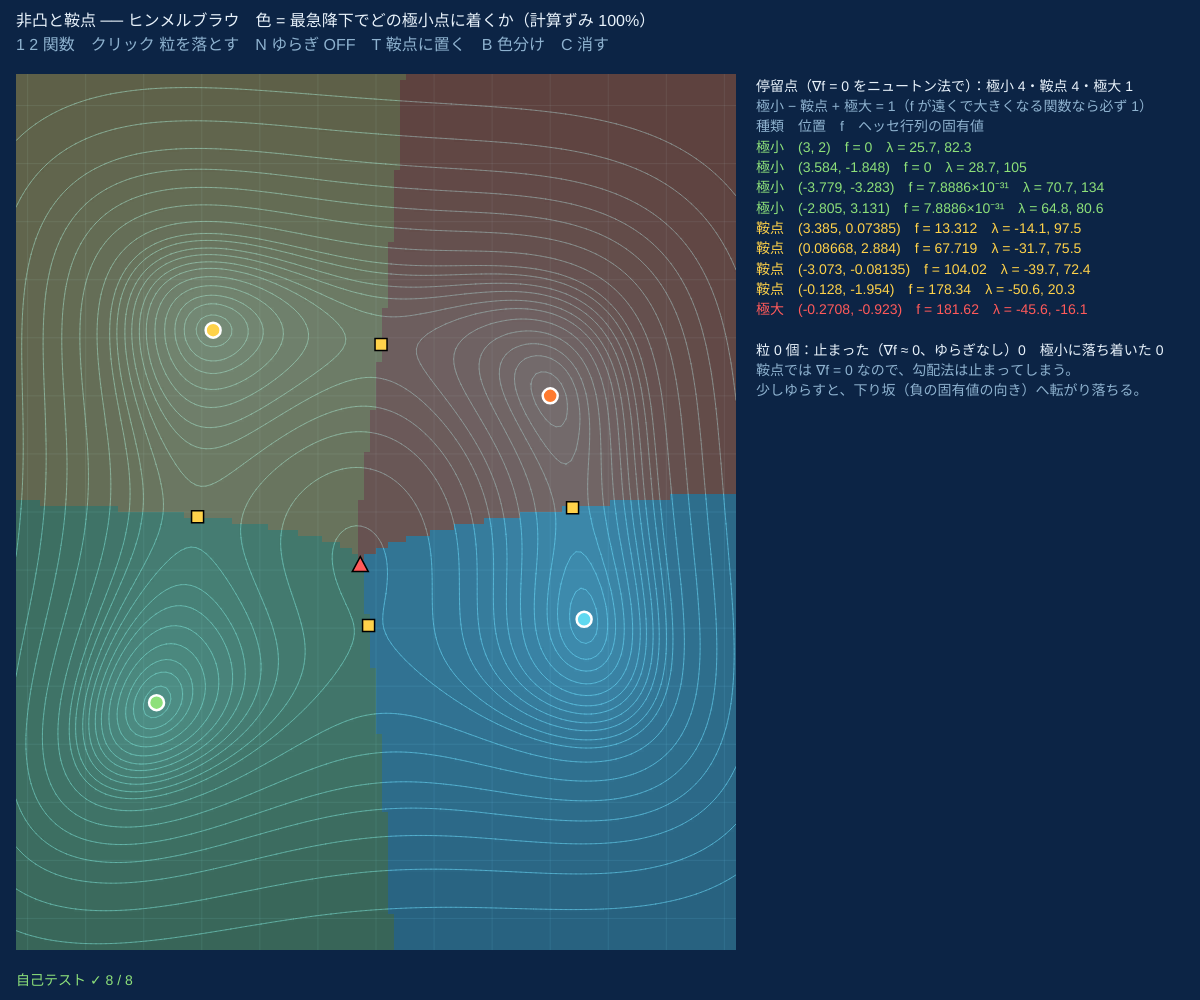
Frame 1 (no input)
Frame 60 (no input): identical to frame 1, image omitted
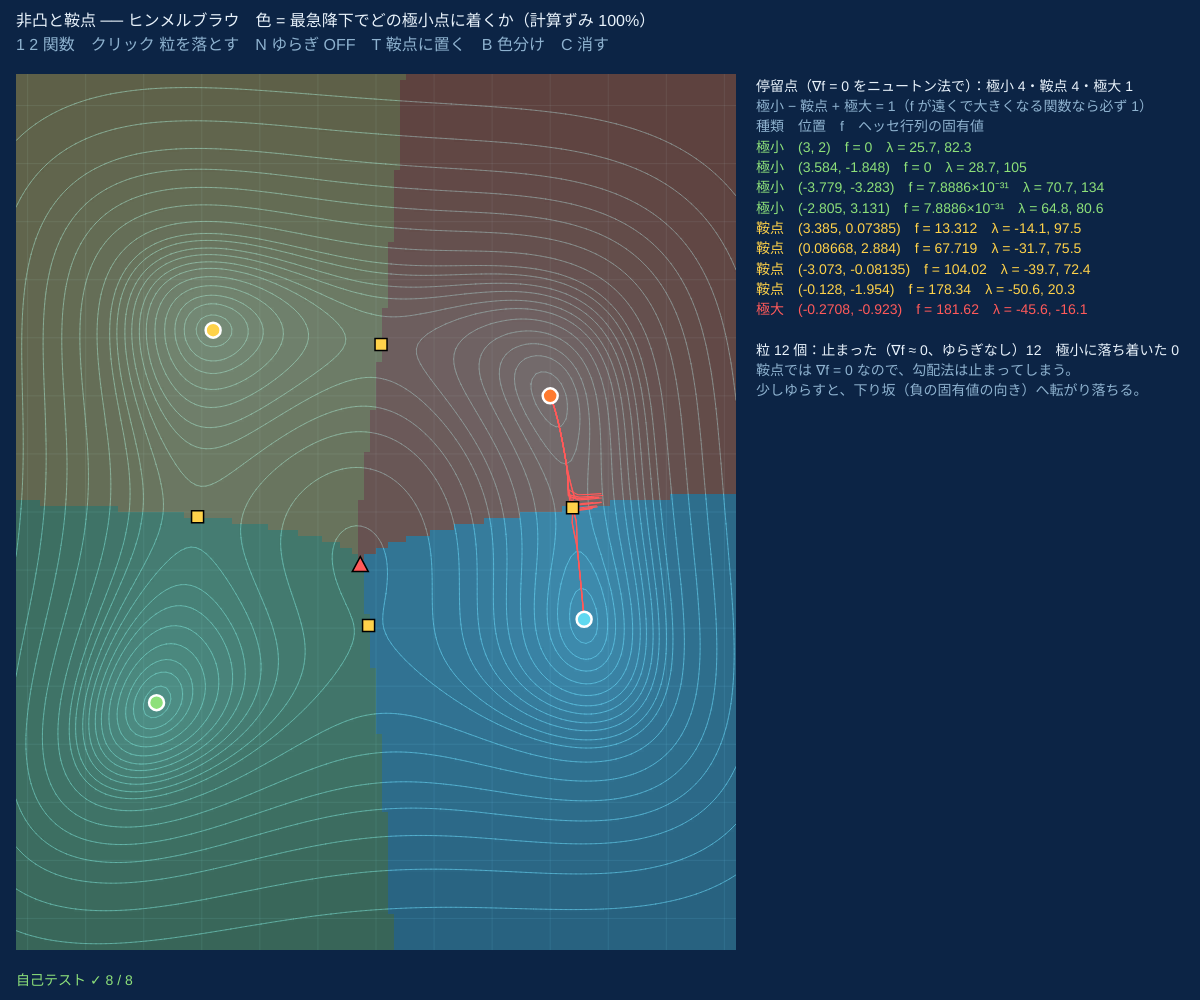
Frame 120 (the mouse pressed at the canvas centre since frame 60)

The p5.js sketch that drew these frames (run headless with seeded random() and noise() and a simulated clock; from frame 60 on, the mouse is pressed at the canvas centre):

// p5.js sketch
// ── sketch.js
// ============================================
// 13 非凸と鞍点
// 谷がいくつもある関数では、勾配法の行き先は初期点しだい。各点から最急降下（アルミホ）を走らせ、どの極小点に着くかで色分け（引き込み領域）
//   停留点（∇f = 0）はニュートン法で全部さがし、ヘッセ行列の固有値の符号で 極小・鞍点・極大 に分ける
//   鞍点にぴったり置くと勾配 0 で止まる。ゆらぎ（N）を入れると転がり落ちる（ゆらぎつき勾配法）
// 1 2 = 関数 / クリック = 粒を落とす / N = ゆらぎ ON/OFF / T = 鞍点に置く / B = 色分け / C = 消す
// ============================================

const T0 = 0.05;            // ★ 直線探索の最初のステップ幅
const MAXSTEP = 0.1;        // ★ 1 歩で動く長さの上限（勾配の流れに沿わせる）
const GTOL = 1e-6;          // ★ ‖∇f‖ がこれより小さければ「止まった」とみなす
const RAD = 0.05;           // ★ ゆらぎの半径（鞍点から逃げるために、ランダムに少し動かす）
const CELL = 6;             // ★ 色分けのます目（px）
let FNS, fi = 0, F, V, CI, BG, crit, mins, cellQ = 0, showB = true, noiseOn = false, parts = [], sadI = 0, rnd;

function setup() {
  createCanvas(windowWidth, windowHeight);
  rnd = rngSeed(13);
  FNS = [HIMMEL, camelFn()];
  selfTest();
  pick(0);
}
// 六こぶラクダ関数 (4 − 2.1x² + x⁴/3)x² + xy + (−4 + 4y²)y²
function camelFn() {
  return { name: '六こぶラクダ', f: (x, y) => (4 - 2.1 * x * x + (x ** 4) / 3) * x * x + x * y + (-4 + 4 * y * y) * y * y,
    g: (x, y) => [8 * x - 8.4 * x ** 3 + 2 * x ** 5 + y, x - 8 * y + 16 * y ** 3], H: (x, y) => [[8 - 25.2 * x * x + 10 * x ** 4, 1], [1, -8 + 48 * y * y]],
    fs: -1.031628453, view: [0, 0, 2.3] };
}
// 停留点を全部さがす：格子の各点からニュートン法、同じ点はまとめ、固有値の符号で分類
function findCritical(F) {
  let out = [], [cx, cy, hw] = F.view;
  for (let i = 0; i <= 30; i++) for (let j = 0; j <= 30; j++) {
    let p = criticalPoint(F, [cx - hw + (2 * hw * i) / 30, cy - hw + (2 * hw * j) / 30]);
    if (!p || Math.abs(p[0] - cx) > hw || Math.abs(p[1] - cy) > hw || out.some((q) => Math.hypot(q.p[0] - p[0], q.p[1] - p[1]) < 1e-5)) continue;
    let e = eig2(F.H(p[0], p[1])).l;
    out.push({ p, f: F.f(p[0], p[1]), l: e, type: e[0] > 0 ? '極小' : e[1] < 0 ? '極大' : '鞍点' });
  }
  return out.sort((a, b) => a.f - b.f);
}
// 最急降下 1 回：t = min(T0, MAXSTEP/‖∇f‖) からアルミホの条件まで半分に
function gdStep(F, p) {
  let g = F.g(p[0], p[1]), gg = g[0] * g[0] + g[1] * g[1], f0 = F.f(p[0], p[1]);
  for (let t = Math.min(T0, MAXSTEP / Math.sqrt(gg)); t > 1e-14; t *= 0.5) { let q = [p[0] - t * g[0], p[1] - t * g[1]]; if (F.f(q[0], q[1]) <= f0 - 1e-4 * t * gg) return q; }
  return p;
}
function descend(F, p, K = 500) { for (let k = 0; k < K; k++) { let g = F.g(p[0], p[1]); if (Math.hypot(g[0], g[1]) < GTOL) break; p = gdStep(F, p); } return p; }
function whichMin(p) { let k = mins.findIndex((m) => Math.hypot(m.p[0] - p[0], m.p[1] - p[1]) < 0.02); return k; }
// ゆらぎつき勾配法の 1 回：勾配がほぼ 0 なら、ゆらす。ゆらしても f が下がらなければ「極小」で終わり
function pgdStep(F, P, useNoise, rr) {
  if (P.done) return;
  let g = F.g(P.p[0], P.p[1]);
  if (Math.hypot(g[0], g[1]) < GTOL) {
    if (!useNoise) { P.done = '止まった'; return; }
    let fp = F.f(P.p[0], P.p[1]);
    if (P.fRef !== undefined && fp > P.fRef - 1e-6) { P.done = '極小'; return; }
    let a = 2 * Math.PI * rr(), r = RAD * Math.sqrt(rr());
    P.fRef = fp; P.p = [P.p[0] + r * Math.cos(a), P.p[1] + r * Math.sin(a)]; P.kicks = (P.kicks || 0) + 1; return;
  }
  P.p = gdStep(F, P.p);
}
function pick(i) {
  fi = i; F = FNS[i]; crit = findCritical(F); mins = crit.filter((c) => c.type === '極小');
  V = makeView(16, 74, width * 0.6, height - 124, F.view); CI = contourImage(V, F.f);
  BG = createGraphics(V.pw, V.ph); BG.pixelDensity(1); BG.noStroke(); cellQ = 0; parts = []; sadI = 0;
}
const BCOL = ['#ff7a2f', '#5fd8f0', '#8de07a', '#ffd24a', '#ff6fa8', '#b79cff'];

function draw() {
  background(PAL.bg);
  // 引き込み領域を少しずつ計算（1 フレーム 6ms まで）
  let nx = Math.ceil(V.pw / CELL), ny = Math.ceil(V.ph / CELL), t0 = millis();
  while (cellQ < nx * ny && millis() - t0 < 6) {
    let i = cellQ % nx, j = Math.floor(cellQ / nx), k = whichMin(descend(F, V.toW(V.px + (i + 0.5) * CELL, V.py + (j + 0.5) * CELL)));
    BG.fill(k < 0 ? '#444' : BCOL[k % BCOL.length]); BG.rect(i * CELL, j * CELL, CELL, CELL); cellQ++;
  }
  image(CI, V.px, V.py);
  if (showB) { tint(255, 85); image(BG, V.px, V.py); noTint(); }
  for (let P of parts) {
    for (let s = 0; s < 2; s++) pgdStep(F, P, noiseOn, rnd);
    P.tr.push(P.p); if (P.tr.length > 300) P.tr.shift();
    drawPath(V, P.tr, P.done === '止まった' ? PAL.rd : PAL.ink, 1.2, false);
  }
  for (let c of crit) {
    let s = V.toS(c.p[0], c.p[1]); stroke(0); strokeWeight(1.5);
    if (c.type === '極小') { fill(BCOL[mins.indexOf(c) % BCOL.length]); stroke(255); strokeWeight(2.5); circle(s[0], s[1], 15); } else if (c.type === '極大') { fill(PAL.rd); triangle(s[0], s[1] - 9, s[0] - 8, s[1] + 6, s[0] + 8, s[1] + 6); } else { fill(PAL.ye); rect(s[0] - 6, s[1] - 6, 12, 12); }
  }
  let nMin = mins.length, nSad = crit.filter((c) => c.type === '鞍点').length, nMax = crit.filter((c) => c.type === '極大').length;
  hud([['非凸と鞍点 ── ' + F.name + '　色 = 最急降下でどの極小点に着くか（計算ずみ ' + Math.floor((100 * cellQ) / (nx * ny)) + '%）', PAL.ink],
    ['1 2 関数　クリック 粒を落とす　N ゆらぎ ' + (noiseOn ? "ON" : "OFF") + '　T 鞍点に置く　B 色分け　C 消す', PAL.dim]], 16, 14, 16);
  let x = width * 0.63, L = [['停留点（∇f = 0 をニュートン法で）：極小 ' + nMin + '・鞍点 ' + nSad + '・極大 ' + nMax, PAL.ink],
    ['極小 − 鞍点 + 極大 = ' + (nMin - nSad + nMax) + '（f が遠くで大きくなる関数なら必ず 1）', PAL.dim], ['種類　位置　f　ヘッセ行列の固有値', PAL.dim]];
  for (let c of crit) L.push([c.type + '　(' + fmt(c.p[0], 4) + ', ' + fmt(c.p[1], 4) + ')　f = ' + fmt(c.f, 5) + '　λ = ' + fmt(c.l[0], 3) + ', ' + fmt(c.l[1], 3), c.type === '極小' ? PAL.gr : c.type === '極大' ? PAL.rd : PAL.ye]);
  let nStop = parts.filter((P) => P.done === '止まった').length, nMinP = parts.filter((P) => P.done === '極小').length;
  L.push(['', PAL.ink], ['粒 ' + parts.length + ' 個：止まった（∇f ≈ 0、ゆらぎなし）' + nStop + '　極小に落ち着いた ' + nMinP, PAL.ink]);
  L.push(['鞍点では ∇f = 0 なので、勾配法は止まってしまう。', PAL.dim], ['少しゆらすと、下り坂（負の固有値の向き）へ転がり落ちる。', PAL.dim]);
  hud(L, x, 80, 14);
  drawSelfTest();
}
function addParts(p, n, spread) { for (let k = 0; k < n && parts.length < 300; k++) { let q = [p[0] + spread * (rnd() - 0.5), p[1] + spread * (rnd() - 0.5)]; parts.push({ p: q, tr: [q] }); } }
function mousePressed() { if (V.inside(mouseX, mouseY)) addParts(V.toW(mouseX, mouseY), 12, 0.3); }
function keyPressed() {
  if (key === '1' || key === '2') pick(+key - 1);
  if (key === 'n' || key === 'N') { noiseOn = !noiseOn; for (let P of parts) if (P.done === '止まった') P.done = undefined; }
  if (key === 't' || key === 'T') { let S2 = crit.filter((c) => c.type === '鞍点'); if (S2.length) { addParts(S2[sadI % S2.length].p, 12, 0); sadI++; } }
  if (key === 'b' || key === 'B') showB = !showB;
  if (key === 'c' || key === 'C') parts = [];
}

function selfTest() {
  let H = HIMMEL, C = camelFn();
  let e1 = derivErr(H, [[1, 2], [-3, 0.5], [2.5, -2]]), e2 = derivErr(C, [[0.3, -0.7], [-1.5, 0.4], [1.8, 1]]);
  stOk('勾配・ヘッセ行列 = 差分（ヒンメルブラウ・ラクダ）', Math.max(e1.g, e1.H, e2.g, e2.H) < 1e-5, fmt(Math.max(e1.g, e1.H, e2.g, e2.H)));
  let cH = findCritical(H), cnt = (cs, t) => cs.filter((c) => c.type === t).length;
  let mx = cH.find((c) => c.type === '極大');
  stOk('ヒンメルブラウ：停留点 9 個 = 極小 4（f = 0）・鞍点 4・極大 1', cH.length === 9 && cnt(cH, '極小') === 4 && cnt(cH, '鞍点') === 4 && cnt(cH, '極大') === 1 && cH.filter((c) => c.type === '極小').every((c) => c.f < 1e-20));
  stOk('ヒンメルブラウの極大点 ≈ (−0.270845, −0.923039)、f ≈ 181.617', mx && Math.hypot(mx.p[0] + 0.270845, mx.p[1] + 0.923039) < 1e-5 && Math.abs(mx.f - 181.617) < 1e-3, mx ? '(' + mx.p.map((v) => v.toFixed(6)) + ')' : '');
  let cC = findCritical(C), gm = cC.filter((c) => c.type === '極小' && Math.abs(c.f + 1.0316285) < 1e-6);
  stOk('ラクダ：最小値 −1.0316 が ±(0.0898, −0.7126) の 2 点', gm.length === 2 && gm.every((c) => Math.abs(Math.abs(c.p[0]) - 0.0898) < 1e-4 && Math.abs(Math.abs(c.p[1]) - 0.7126) < 1e-4), '停留点 ' + cC.length + ' 個');
  stOk('極小 − 鞍点 + 極大 = 1（両方の関数）', cnt(cH, '極小') - cnt(cH, '鞍点') + cnt(cH, '極大') === 1 && cnt(cC, '極小') - cnt(cC, '鞍点') + cnt(cC, '極大') === 1, 'ラクダ ' + cnt(cC, '極小') + ' − ' + cnt(cC, '鞍点') + ' + ' + cnt(cC, '極大'));
  let mH = cH.filter((c) => c.type === '極小');
  stOk('極小点の近くから始めた最急降下は、その極小点に着く（4 つとも）', mH.every((m) => { let q = descend(H, [m.p[0] + 0.05, m.p[1] - 0.03], 2000); return Math.hypot(q[0] - m.p[0], q[1] - m.p[1]) < 1e-6; }));
  let rr = rngSeed(7), okStay = true, okEsc = true;
  for (let s of cH.filter((c) => c.type === '鞍点')) {
    let P = { p: s.p.slice() }; for (let k = 0; k < 100; k++) pgdStep(H, P, false, rr);
    okStay = okStay && P.p[0] === s.p[0] && P.p[1] === s.p[1] && P.done === '止まった';
    for (let n = 0; n < 5; n++) { let Q = { p: s.p.slice() }; for (let k = 0; k < 3000 && !Q.done; k++) pgdStep(H, Q, true, rr); okEsc = okEsc && Q.done === '極小' && H.f(...Q.p) < 1e-10 && H.f(...Q.p) < s.f; }
  }
  stOk('鞍点にぴったり置くと、ふつうの勾配法は 1 歩も動かない（∇f ≈ 0 で停止）', okStay);
  stOk('ゆらぎつき勾配法なら 4 つの鞍点から 5 回ずつ逃げて、極小点（f < 1e−10）に着く', okEsc);
  stReport();
}

// ---------- やってみよう ----------
// 1. 色の境目の近くに粒を落とすと、少しの差で行き先が変わる。境目には鞍点がある
// 2. T で鞍点に粒を置くと赤く止まる。N でゆらぎを入れると 2 つの谷に分かれて落ちていく
// 3. 2 の六こぶラクダで、極小 − 鞍点 + 極大 を数えよう（やっぱり 1）
// 4. T0 を大きく（0.3 など）すると、色分けの模様が変わる。行き先は「ステップ幅の選び方」にもよる
// 5. 極大点のまわりはどの色？ 極大点に置いた粒は、ゆらぎでどこへ行く？

// ==================================================
// ここから下は「最適化の道具」（中身は読まなくても OK。消さないでね）
// テスト関数（値・勾配・ヘッセ行列）、等高線、対数グラフ、2×2 行列、直線探索、自己テスト
// ==================================================
const PAL = { bg: '#0c2445', ink: '#e8f2fb', dim: '#8eb2cf', line: '#2c5a85', or: '#ff7a2f', cy: '#5fd8f0', gr: '#8de07a', ye: '#ffd24a', pk: '#ff6fa8', vi: '#b79cff', rd: '#ff5a5a' };

// ---- テスト関数 { f 値, g 勾配, H ヘッセ行列, xs 最小点, fs 最小値, view [中心x, 中心y, 横の半幅] }
function quadFn(kap, th = 0.5) {     // f = ½ xᵀAx、A の固有値は μ = 1 と L = κ（θ だけ回転）
  let c = Math.cos(th), s = Math.sin(th), a = c * c + kap * s * s, b = (1 - kap) * c * s, d = s * s + kap * c * c;
  return { name: '2 次関数 κ = ' + fmt(kap), f: (x, y) => 0.5 * (a * x * x + 2 * b * x * y + d * y * y), g: (x, y) => [a * x + b * y, b * x + d * y],
    H: () => [[a, b], [b, d]], mu: 1, L: kap, xs: [[0, 0]], fs: 0, view: [0, 0, 3.2], start: [-2.6, 1.6], convex: true, th };
}
const ROSEN = { name: 'ローゼンブロック', f: (x, y) => (1 - x) ** 2 + 100 * (y - x * x) ** 2,
  g: (x, y) => [-2 * (1 - x) - 400 * x * (y - x * x), 200 * (y - x * x)],
  H: (x, y) => [[2 - 400 * (y - x * x) + 800 * x * x, -400 * x], [-400 * x, 200]], xs: [[1, 1]], fs: 0, view: [-0.2, 0.9, 2.1], start: [-1.2, 1] };
const HIMMEL = { name: 'ヒンメルブラウ', f: (x, y) => (x * x + y - 11) ** 2 + (x + y * y - 7) ** 2,
  g: (x, y) => [4 * x * (x * x + y - 11) + 2 * (x + y * y - 7), 2 * (x * x + y - 11) + 4 * y * (x + y * y - 7)],
  H: (x, y) => [[12 * x * x + 4 * y - 42, 4 * x + 4 * y], [4 * x + 4 * y, 4 * x + 12 * y * y - 26]],
  xs: [[3, 2], [-2.8051, 3.1313], [-3.7793, -3.2832], [3.5844, -1.8481]], fs: 0, view: [0, 0, 6.2], start: [-0.3, -0.9] };
const BEALE = (() => {
  let C = [1.5, 2.25, 2.625], each = (x, y, fn) => C.forEach((c, i) => { let n = i + 1; fn(c - x + x * y ** n, y ** n - 1, n * x * y ** (n - 1), n * y ** (n - 1), n > 1 ? n * (n - 1) * x * y ** (n - 2) : 0); });
  return { name: 'ビール', f: (x, y) => { let s = 0; each(x, y, (r) => (s += r * r)); return s; },
    g: (x, y) => { let p = [0, 0]; each(x, y, (r, rx, ry) => { p[0] += 2 * r * rx; p[1] += 2 * r * ry; }); return p; },
    H: (x, y) => { let a = 0, b = 0, d = 0; each(x, y, (r, rx, ry, rxy, ryy) => { a += 2 * rx * rx; b += 2 * (rx * ry + r * rxy); d += 2 * (ry * ry + r * ryy); }); return [[a, b], [b, d]]; },
    xs: [[3, 0.5]], fs: 0, view: [0.6, 0, 4.6], start: [-1.5, 1.8] };
})();
HIMMEL.xs = HIMMEL.xs.map((p) => criticalPoint(HIMMEL, p));   // 4 つの最小点を ∇f = 0 のニュートン法で精密に
const LSE = (() => {                  // log(e^(x+3y−0.1) + e^(x−3y−0.1) + e^(−x−0.1))：凸。最小点 (−ln2 / 2, 0)、最小値 (3/2)ln2 − 0.1
  let pr = (x, y) => { let z = [x + 3 * y - 0.1, x - 3 * y - 0.1, -x - 0.1], m = Math.max(...z), e = z.map((v) => Math.exp(v - m)), s = e[0] + e[1] + e[2]; return [m + Math.log(s), e.map((v) => v / s)]; };
  return { name: 'log-sum-exp', f: (x, y) => pr(x, y)[0], g: (x, y) => { let p = pr(x, y)[1]; return [p[0] + p[1] - p[2], 3 * p[0] - 3 * p[1]]; },
    H: (x, y) => { let p = pr(x, y)[1], g0 = p[0] + p[1] - p[2], g1 = 3 * p[0] - 3 * p[1]; return [[1 - g0 * g0, g1 - g0 * g1], [g1 - g0 * g1, 9 * (p[0] + p[1]) - g1 * g1]]; },
    xs: [[-Math.LN2 / 2, 0]], fs: 1.5 * Math.LN2 - 0.1, view: [-0.4, 0, 2.4], start: [-2, 1.1], convex: true, L: 10 };
})();

// ---- 2×2 の行列とベクトル
function eig2(M) {                    // 対称行列の固有値（小さい順）と固有ベクトル
  let a = M[0][0], b = M[0][1], d = M[1][1], t = (a + d) / 2, r = Math.hypot((a - d) / 2, b), l1 = t - r;
  let v = Math.abs(b) > 1e-14 * (Math.abs(a) + Math.abs(d) + 1) ? [l1 - d, b] : a <= d ? [1, 0] : [0, 1], n = Math.hypot(v[0], v[1]);
  v = [v[0] / n, v[1] / n];
  return { l: [l1, t + r], v: [v, [-v[1], v[0]]] };
}
function solve2(M, r) { let det = M[0][0] * M[1][1] - M[0][1] * M[1][0]; return [(M[1][1] * r[0] - M[0][1] * r[1]) / det, (M[0][0] * r[1] - M[1][0] * r[0]) / det]; }
function vlen(v) { return Math.hypot(...v); }
function vdot(a, b) { let s = 0; for (let i = 0; i < a.length; i++) s += a[i] * b[i]; return s; }
function vaxpy(a, x, y) { return y.map((yi, i) => yi + a * x[i]); }   // a·x + y
function bad(v) { return !isFinite(v) || Math.abs(v) > 1e12; }
function errTo(F, p) { return Math.min(...F.xs.map((q) => Math.hypot(p[0] - q[0], p[1] - q[1]))); }

// ---- 微分のチェック（中心差分）。H は「解析的な勾配」の差分と比べる
function fdGrad(fn, x, y, h = 1e-6) { return [(fn(x + h, y) - fn(x - h, y)) / (2 * h), (fn(x, y + h) - fn(x, y - h)) / (2 * h)]; }
function derivErr(F, pts) {
  let eg = 0, eh = 0, rel = (a, b) => Math.abs(a - b) / Math.max(1, Math.abs(b));
  for (let [x, y] of pts) {
    let g = F.g(x, y), n = fdGrad(F.f, x, y), H = F.H(x, y), h = 1e-6;
    let gx1 = F.g(x + h, y), gx0 = F.g(x - h, y), gy1 = F.g(x, y + h), gy0 = F.g(x, y - h);
    let N = [[(gx1[0] - gx0[0]) / (2 * h), (gy1[0] - gy0[0]) / (2 * h)], [(gx1[1] - gx0[1]) / (2 * h), (gy1[1] - gy0[1]) / (2 * h)]];
    eg = Math.max(eg, rel(g[0], n[0]), rel(g[1], n[1]));
    for (let i = 0; i < 2; i++) for (let j = 0; j < 2; j++) eh = Math.max(eh, rel(H[i][j], N[i][j]));
  }
  return { g: eg, H: eh };
}
// ∇f = 0 をニュートン法で解く（停留点を探す）
function criticalPoint(F, p, it = 60) {
  for (let k = 0; k < it; k++) { let d = solve2(F.H(p[0], p[1]), F.g(p[0], p[1])); if (!isFinite(d[0] + d[1])) return null; p = [p[0] - d[0], p[1] - d[1]]; if (vlen(d) < 1e-14) break; }
  return vlen(F.g(p[0], p[1])) < 1e-8 ? p : null;
}
// アルミホの条件 f(x + t d) ≤ f(x) + c₁ t ∇fᵀd になるまで t を β 倍（試した点も返す）
function armijo(F, p, d, c1 = 1e-4, beta = 0.5, t = 1) {
  let f0 = F.f(p[0], p[1]), sl = vdot(F.g(p[0], p[1]), d), tries = [];
  for (let k = 0; k < 60; k++) { let fq = F.f(p[0] + t * d[0], p[1] + t * d[1]); tries.push([t, fq]); if (fq <= f0 + c1 * t * sl) break; t *= beta; }
  return { t, tries, slope: sl };
}

// ---- 画面と世界の座標（縦横の縮尺は同じ）
function makeView(px, py, pw, ph, v) {
  let V = { px, py, pw: Math.round(pw), ph: Math.round(ph), cx: v[0], cy: v[1], hw: v[2] };
  V.sc = V.pw / (2 * V.hw); V.hh = V.ph / (2 * V.sc);
  V.toS = (x, y) => [V.px + V.pw / 2 + (x - V.cx) * V.sc, V.py + V.ph / 2 - (y - V.cy) * V.sc];
  V.toW = (sx, sy) => [V.cx + (sx - V.px - V.pw / 2) / V.sc, V.cy - (sy - V.py - V.ph / 2) / V.sc];
  V.inside = (sx, sy) => sx >= V.px && sx <= V.px + V.pw && sy >= V.py && sy <= V.py + V.ph;
  return V;
}
// 等高線の画像：格子で値を計算 → 分位点で段を決め、色ぬり ＋ マーチングスクエアで線（関数を変えたときだけ呼ぶ）
function contourImage(V, fz, nLev = 18) {
  let cs = 5, nx = Math.ceil(V.pw / cs) + 1, ny = Math.ceil(V.ph / cs) + 1, Z = new Float64Array(nx * ny);
  for (let j = 0; j < ny; j++) for (let i = 0; i < nx; i++) { let [x, y] = V.toW(V.px + i * cs, V.py + j * cs), z = fz(x, y); Z[j * nx + i] = isFinite(z) ? z : 1e300; }
  let srt = Array.from(Z).filter((z) => z < 1e300).sort((a, b) => a - b), lev = [];
  for (let k = 1; k <= nLev; k++) lev.push(srt[Math.min(srt.length - 1, Math.floor(srt.length * Math.pow(k / (nLev + 1), 1.7)))]);
  let G = createGraphics(V.pw, V.ph); G.pixelDensity(1);
  let ctx = G.drawingContext, img = ctx.createImageData(V.pw, V.ph), band = new Uint8Array(nx * ny);
  for (let q = 0; q < Z.length; q++) { let b = 0; while (b < nLev && Z[q] > lev[b]) b++; band[q] = Z[q] >= 1e300 ? 255 : b; }
  for (let py = 0; py < V.ph; py++) for (let px = 0; px < V.pw; px++) {
    let b = band[Math.round(py / cs) * nx + Math.round(px / cs)], t = b === 255 ? 1.25 : b / nLev, o = 4 * (py * V.pw + px);
    img.data[o] = 14 + 34 * (1 - t); img.data[o + 1] = 40 + 62 * (1 - t); img.data[o + 2] = 72 + 70 * (1 - t); img.data[o + 3] = 255;
  }
  ctx.putImageData(img, 0, 0);
  // 方眼（製図用紙）
  let gs = Math.pow(10, Math.floor(Math.log10(V.hw / 2))); if (V.hw / gs > 10) gs *= 2; if (V.hw / gs > 10) gs *= 2.5;
  ctx.strokeStyle = 'rgba(120,200,240,0.12)'; ctx.lineWidth = 1; ctx.beginPath();
  for (let x = Math.ceil((V.cx - V.hw) / gs) * gs; x < V.cx + V.hw; x += gs) { let s = V.toS(x, 0)[0] - V.px; ctx.moveTo(s, 0); ctx.lineTo(s, V.ph); }
  for (let y = Math.ceil((V.cy - V.hh) / gs) * gs; y < V.cy + V.hh; y += gs) { let s = V.toS(0, y)[1] - V.py; ctx.moveTo(0, s); ctx.lineTo(V.pw, s); }
  ctx.stroke();
  ctx.strokeStyle = 'rgba(110,215,250,0.55)';
  for (let L of lev) {
    ctx.beginPath();
    for (let j = 0; j < ny - 1; j++) for (let i = 0; i < nx - 1; i++) {
      let a = Z[j * nx + i], b = Z[j * nx + i + 1], c = Z[(j + 1) * nx + i + 1], d = Z[(j + 1) * nx + i], P = [];
      if (a > L !== b > L) P.push(i + (L - a) / (b - a), j);
      if (b > L !== c > L) P.push(i + 1, j + (L - b) / (c - b));
      if (d > L !== c > L) P.push(i + (L - d) / (c - d), j + 1);
      if (a > L !== d > L) P.push(i, j + (L - a) / (d - a));
      for (let q = 0; q + 3 < P.length; q += 4) { ctx.moveTo(P[q] * cs, P[q + 1] * cs); ctx.lineTo(P[q + 2] * cs, P[q + 3] * cs); }
    }
    ctx.stroke();
  }
  G.levels = lev;
  return G;
}

// ---- 対数グラフ：series = [{ v: 値の配列, c: 色, name, dash }]。0 以下・NaN は描かない。opt = { lo, hi, logx, title, kmax }
function logPlot(x, y, w, h, series, opt = {}) {
  let lo = opt.lo, hi = opt.hi, kmax = opt.kmax || 1, mn = Infinity, mx = -Infinity;
  for (let s of series) { if (!opt.kmax) kmax = Math.max(kmax, s.v.length - 1); for (let v of s.v) if (v > 0 && isFinite(v)) { mn = Math.min(mn, Math.log10(v)); mx = Math.max(mx, Math.log10(v)); } }
  if (lo === undefined) lo = isFinite(mn) ? Math.max(-17, Math.floor(mn)) : -16;
  if (hi === undefined) hi = isFinite(mx) ? Math.ceil(mx) : 2;
  if (hi <= lo) hi = lo + 1;
  let X = (k) => x + w * (opt.logx ? Math.log(1 + k) / Math.log(1 + kmax) : k / kmax), Y = (v) => y + h - (h * (Math.log10(v) - lo)) / (hi - lo);
  push();
  fill(8, 26, 50, 230); stroke(PAL.line); strokeWeight(1); rect(x, y, w, h);
  textSize(11); textAlign(RIGHT, CENTER);
  let de = Math.max(1, Math.ceil((hi - lo) / 8));
  for (let e = lo; e <= hi; e += de) { let yy = Y(Math.pow(10, e)); stroke(40, 80, 120); line(x, yy, x + w, yy); noStroke(); fill(PAL.dim); text('10' + sup(e), x - 4, yy); }
  textAlign(CENTER, TOP); noStroke(); fill(PAL.dim);
  let kt = opt.logx ? [1, 10, 100, 1000, 10000].filter((k) => k <= kmax) : [0, Math.round(kmax / 2), kmax];
  for (let k of kt) text(k, X(k), y + h + 3);
  text(opt.xlabel || '反復 k', x + w / 2, y + h + 16);
  for (let s of series) {
    stroke(s.c); strokeWeight(s.wt || 2); noFill();
    if (s.dash) drawingContext.setLineDash([6, 5]);
    let pts = [];
    let flush = () => { if (pts.length >= 2) { beginShape(); for (let p of pts) vertex(p[0], p[1]); endShape(); } else if (pts.length === 1) point(pts[0][0], pts[0][1]); pts = []; };
    for (let k = 0; k < s.v.length && k <= kmax; k++) { let v = s.v[k]; if (v > 0 && isFinite(v)) pts.push([X(k), Math.max(y, Math.min(y + h, Y(v)))]); else flush(); }
    flush(); drawingContext.setLineDash([]);
  }
  noStroke(); textAlign(RIGHT, TOP); textSize(12);
  series.filter((s) => s.name).forEach((s, i) => { let yy = y + 6 + 15 * i; noStroke(); fill(s.c); text(s.name, x + w - 34, yy); stroke(s.c); strokeWeight(2); if (s.dash) drawingContext.setLineDash([4, 3]); line(x + w - 28, yy + 7, x + w - 8, yy + 7); drawingContext.setLineDash([]); });
  if (opt.title) { noStroke(); fill(PAL.ink); textSize(13); textAlign(LEFT, BOTTOM); text(opt.title, x, y - 4); }
  pop();
}

// ---- 描く道具
function arrow(x1, y1, x2, y2, c, w = 2) {
  let a = Math.atan2(y2 - y1, x2 - x1), L = Math.hypot(x2 - x1, y2 - y1), hd = Math.min(12, L * 0.4);
  push(); stroke(c); fill(c); strokeWeight(w); line(x1, y1, x2, y2);
  if (L > 2) triangle(x2, y2, x2 - hd * Math.cos(a - 0.4), y2 - hd * Math.sin(a - 0.4), x2 - hd * Math.cos(a + 0.4), y2 - hd * Math.sin(a + 0.4));
  pop();
}
function drawPath(V, P, c, w = 2, dots = true) {   // 反復点の列を折れ線と点で
  if (P.length === 0) return;
  push(); stroke(c); strokeWeight(w); noFill();
  if (P.length >= 2) { beginShape(); for (let p of P) { let s = V.toS(p[0], p[1]); vertex(s[0], s[1]); } endShape(); }
  if (dots) { noStroke(); fill(c); for (let i = 0; i < P.length; i += Math.max(1, Math.floor(P.length / 60))) { let s = V.toS(P[i][0], P[i][1]); circle(s[0], s[1], 5); } }
  let s = V.toS(P[P.length - 1][0], P[P.length - 1][1]); stroke(255); strokeWeight(1.5); fill(c); circle(s[0], s[1], 11);
  pop();
}
function hud(lines, x, y, sz = 15, lh = 1.45) {   // 文字の列（[文字, 色] または 文字）
  push(); noStroke(); textSize(sz); textAlign(LEFT, TOP);
  lines.forEach((L, i) => { let [s, c] = Array.isArray(L) ? L : [L, PAL.ink]; fill(c); text(s, x, y + i * sz * lh); });
  pop();
}
const SUP = { '-': '⁻', 0: '⁰', 1: '¹', 2: '²', 3: '³', 4: '⁴', 5: '⁵', 6: '⁶', 7: '⁷', 8: '⁸', 9: '⁹' };
function sup(n) { return String(n).split('').map((ch) => SUP[ch] || ch).join(''); }
function fmt(v, d = 3) {             // 数の表示（発散・とても小さい数も）
  if (!isFinite(v) || Math.abs(v) > 1e12) return '発散';
  if (v === 0) return '0';
  let a = Math.abs(v);
  if (a < 1e-3 || a >= 1e5) { let e = Math.floor(Math.log10(a)), m = v / Math.pow(10, e); return m.toFixed(d - 1) + '×10' + sup(e); }
  return String(+v.toPrecision(d));
}
function rngSeed(s) { return () => { s |= 0; s = (s + 0x6d2b79f5) | 0; let t = Math.imul(s ^ (s >>> 15), 1 | s); t = (t + Math.imul(t ^ (t >>> 7), 61 | t)) ^ t; return ((t ^ (t >>> 14)) >>> 0) / 4294967296; }; }

// ---- 自己テスト（起動時に、知られている答えと照合する）
let selfTestResults = [];
function stOk(name, cond, info = '') { selfTestResults.push({ name, ok: !!cond, info }); }
function stReport() { for (let r of selfTestResults) (r.ok ? console.log : console.error)((r.ok ? '✓ ' : '✗ ') + r.name + (r.info ? '  [' + r.info + ']' : '')); }
function selfTestLine() { let n = selfTestResults.filter((r) => r.ok).length; return '自己テスト ' + (n === selfTestResults.length ? '✓ ' : '✗ ') + n + ' / ' + selfTestResults.length; }
function drawSelfTest() { push(); noStroke(); textSize(14); textAlign(LEFT, BOTTOM); fill(selfTestResults.every((r) => r.ok) ? PAL.gr : PAL.rd); text(selfTestLine(), 16, height - 12); pop(); }
